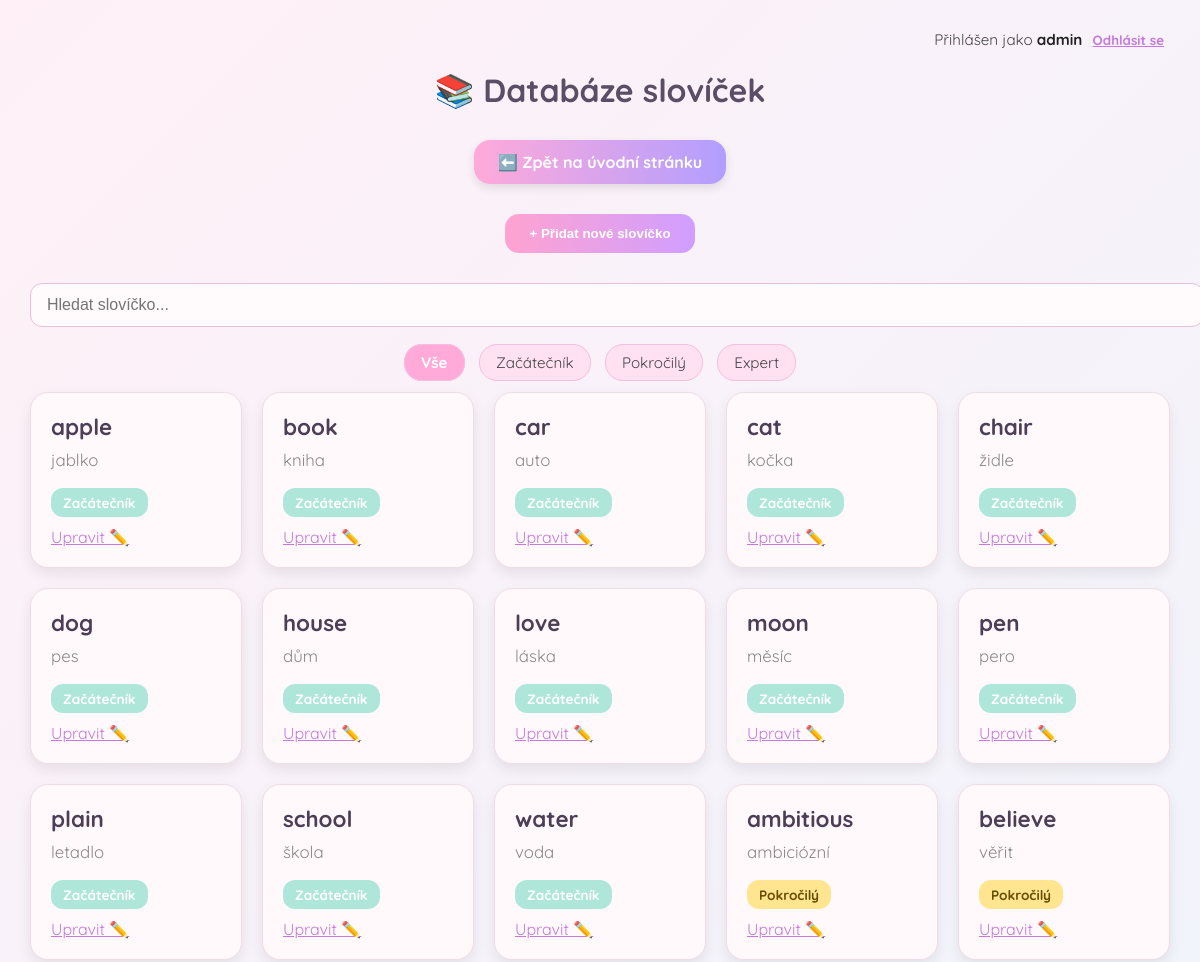
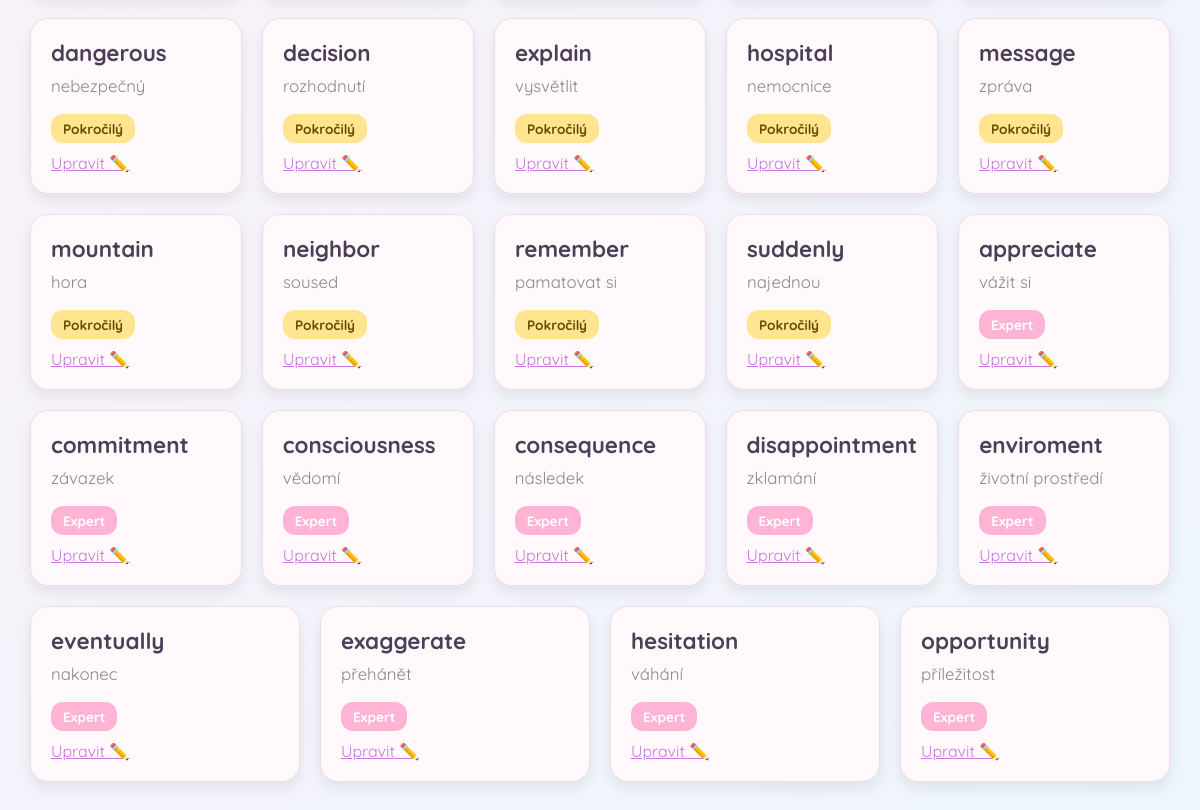
The page /words/ (signed in) on the database its author committed (2 pictures, top to bottom).
### core/models.py (models this page shows, shortened)
class Word(models.Model):
    english = models.CharField(
        max_length=100,
        verbose_name="Anglické slovo",
        help_text="Zadej slovo v angličtině (bez speciálních znaků)",
        validators=[RegexValidator(r'^[a-zA-Z\s\-]+$', 'Pouze písmena, mezery a pomlčky')]
    )
    czech = models.CharField(
        max_length=100,
        verbose_name="Český překlad",
        help_text="Zadej český překlad"
    )
    difficulty = models.CharField(
        max_length=10,
        choices=[
            ('easy', 'Easy'),
            ('medium', 'Medium'),
            ('hard', 'Hard')
        ],
        verbose_name="Obtížnost",
        help_text="Vyber obtížnost slova"
    )
    category = models.ForeignKey(
        'Category',
        on_delete=models.CASCADE,
        null=True,
        blank=True,
        verbose_name="Kategorie",
        help_text="Vyber kategorii (nepovinné)"
    )
    example_sentence = models.TextField(
        blank=True,
        null=True,
        verbose_name="Příklad věty",
        help_text="Věta, kde se používá anglické slovo"
    )
    class Meta:
        verbose_name = "Slovo"
        verbose_name_plural = "Slova"
        ordering = ['difficulty']
    @classmethod
    def ordered_by_difficulty(cls) -> QuerySet:
        return cls.objects.annotate(
            difficulty_order=Case(
                When(difficulty='easy', then=Value(1)),
                When(difficulty='medium', then=Value(2)),
                When(difficulty='hard', then=Value(3)),
                output_field=IntegerField()
            )
        ).order_by('difficulty_order', 'english')

### core/views.py (the view)
# urls.py: path('words/', views.word_list, name='word_list'),
def word_list(request):
    query = request.GET.get("q", "")
    difficulty = request.GET.get("difficulty", "")
    words = Word.ordered_by_difficulty()
    if query:
        words = words.filter(
            Q(english__icontains=query) |
            Q(czech__icontains=query)
        )
    if difficulty:
        words = words.filter(difficulty=difficulty)
    return render(request, 'core/word_list.html', {
        'words': words,
        'selected_difficulty': difficulty
    })

### core/templates/core/word_list.html (shortened to what this page needs)
<!DOCTYPE html>
<html lang="cs">
<head>
</head>
<body>
  <div class="topbar">
    {% if user.is_authenticated %}
    Přihlášen jako <strong>{{ user.username }}</strong>
    <form method="post" action="{% url 'logout' %}" style="display: inline;">{% csrf_token %}
      <button type="submit">Odhlásit se</button>
    </form>
    {% else %}
    <a href="{% url 'login' %}">Přihlásit se</a>
    {% endif %}
  </div>
  <h1>📚 Databáze slovíček</h1>
    <div style="text-align: center; margin-bottom: 30px;">
    <a href="{% url 'home' %}" style="display: inline-block; background: linear-gradient(to right, #ffaad9, #b29eff); padding: 12px 24px; border-radius: 16px; color: white; font-weight: bold; text-decoration: none; box-shadow: 0 4px 10px rgba(0,0,0,0.1); transition: 0.2s ease;">
    ⬅️ Zpět na úvodní stránku
    </a>
    </div>
  {% if user.is_staff or user.is_superuser %}
  <div style="text-align: center; margin-bottom: 30px;">
    <button onclick="toggleAddForm()" style="background: linear-gradient(to right, #ffa3d1, #d09eff); border: none; padding: 12px 24px; border-radius: 14px; color: white; font-weight: bold; cursor: pointer;">+ Přidat nové slovíčko</button>
  </div>
  {% endif %}
  <input type="text" id="searchInput" placeholder="Hledat slovíčko...">
  <form method="get" class="difficulty-filters">
    <label for="all">Vše</label>
    <label for="easy">Začátečník</label>
    <label for="medium">Pokročilý</label>
    <label for="hard">Expert</label>
  </form>
  <div class="card-container">
    {% for word in words %}
    <div class="word-card difficulty-{{ word.difficulty }}" data-english="{{ word.english }}" data-czech="{{ word.czech }}" data-difficulty="{{ word.difficulty }}" data-example="{{ word.example_sentence|default:" No example yet." }}" data-category="{% if word.category %}{{ word.category.name }}{% else %}Bez kategorie{% endif %}">
      <h2>{{ word.english }}</h2>
      <p>{{ word.czech }}</p>
      <span class="label">
        {% if word.difficulty == "easy" %}Začátečník
        {% elif word.difficulty == "medium" %}Pokročilý
        {% elif word.difficulty == "hard" %}Expert
        {% else %}?{% endif %}
      </span>
      {% if user.is_staff or user.is_superuser %}
      <a href="{% url 'edit_word' word.id %}" style="display: block; margin-top: 10px; color: #c678dd; text-decoration: underline;">Upravit ✏️</a>
      {% endif %}
    </div>
    {% endfor %}
  </div>
</body>
</html>

### core/templates/core/word_list.html (style rules this page uses)
body { font-family: 'Quicksand', sans-serif; margin: 0; padding: 30px; background: linear-gradient(-45deg, #ffeaf5, #fbe5ff, #e7f7ff, #fff0f7); background-size: 400% 400%; animation: dreamyGradient 20s ease infinite; color: #444; }
h1 { text-align: center; font-size: 2em; margin-bottom: 30px; color: #5a4e66; }
.topbar { text-align: right; margin-bottom: 20px; font-size: 0.95em; }
.topbar a, .topbar button { background: none; border: none; font-weight: bold; color: #c678dd; cursor: pointer; text-decoration: underline; font-family: inherit; }
.topbar strong { color: #222; }
input[type="text"] { width: 100%; padding: 12px 16px; border-radius: 12px; border: 1px solid #e4c0da; background: #fffafc; margin-bottom: 25px; font-size: 1em; }
.difficulty-filters { text-align: center; margin-bottom: 20px; }
.difficulty-filters label { background-color: #ffe1f1; color: #444; padding: 8px 16px; border-radius: 18px; margin: 0 5px; cursor: pointer; font-size: 0.95em; transition: all 0.2s ease-in-out; border: 1px solid #f5c0e0; }
.difficulty-filters input[type="radio"]:checked+label { background-color: #ffaad9; color: #fff; font-weight: bold; transform: scale(1.05); }
.card-container { display: flex; flex-wrap: wrap; gap: 20px; justify-content: center; }
.word-card { flex: 1 1 160px; background: #fff9fc; padding: 20px; border-radius: 18px; box-shadow: 0 6px 14px rgba(0, 0, 0, 0.08); transition: transform 0.3s ease; border: 1px solid #f0dce5; max-width: 240px; cursor: pointer; }
.word-card h2 { margin: 0; font-size: 1.4em; color: #4c3e56; }
.word-card p { font-size: 1.05em; color: #888; margin: 8px 0; }
.label { display: inline-block; padding: 6px 12px; border-radius: 12px; font-size: 0.85em; font-weight: bold; margin-top: 10px; color: #fff; }
.difficulty-easy .label { background-color: #aee6da; }
.difficulty-medium .label { background-color: #ffe58f; color: #664d00; }
.difficulty-hard .label { background-color: #ffb4d6; }

### rows shown on the page
Word: english "apple", czech "jablko", difficulty "Začátečník"
Word: english "book", czech "kniha", difficulty "Začátečník"
Word: english "car", czech "auto", difficulty "Začátečník"
Word: english "cat", czech "kočka", difficulty "Začátečník"
Word: english "chair", czech "židle", difficulty "Začátečník"
Word: english "dog", czech "pes", difficulty "Začátečník"
Word: english "house", czech "dům", difficulty "Začátečník"
Word: english "love", czech "láska", difficulty "Začátečník"
Word: english "moon", czech "měsíc", difficulty "Začátečník"
Word: english "pen", czech "pero", difficulty "Začátečník"
Word: english "plain", czech "letadlo", difficulty "Začátečník"
Word: english "school", czech "škola", difficulty "Začátečník"
Word: english "water", czech "voda", difficulty "Začátečník"
Word: english "ambitious", czech "ambiciózní", difficulty "Pokročilý"
Word: english "believe", czech "věřit", difficulty "Pokročilý"
Word: english "dangerous", czech "nebezpečný", difficulty "Pokročilý"
Word: english "decision", czech "rozhodnutí", difficulty "Pokročilý"
Word: english "explain", czech "vysvětlit", difficulty "Pokročilý"
Word: english "hospital", czech "nemocnice", difficulty "Pokročilý"
Word: english "message", czech "zpráva", difficulty "Pokročilý"
Word: english "mountain", czech "hora", difficulty "Pokročilý"
Word: english "neighbor", czech "soused", difficulty "Pokročilý"
Word: english "remember", czech "pamatovat si", difficulty "Pokročilý"
Word: english "suddenly", czech "najednou", difficulty "Pokročilý"
Word: english "appreciate", czech "vážit si", difficulty "Expert"
Word: english "commitment", czech "závazek", difficulty "Expert"
Word: english "consciousness", czech "vědomí", difficulty "Expert"
Word: english "consequence", czech "následek", difficulty "Expert"
Word: english "disappointment", czech "zklamání", difficulty "Expert"
Word: english "enviroment", czech "životní prostředí", difficulty "Expert"
Word: english "eventually", czech "nakonec", difficulty "Expert"
Word: english "exaggerate", czech "přehánět", difficulty "Expert"
Word: english "hesitation", czech "váhání", difficulty "Expert"
Word: english "opportunity", czech "příležitost", difficulty "Expert"

### other values the page prints
{{ user.username }} "admin"
